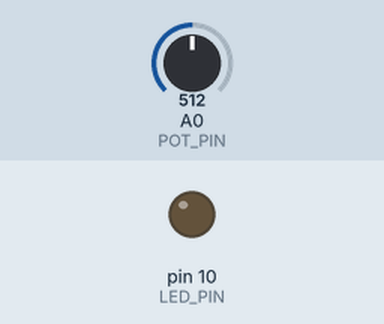
Bench run of a sketch on a simulated Arduino Uno, built with avr-gcc and run on an emulated ATmega328P. Parts: output pins drawn as LEDs (lit = HIGH). Dashed ring = blinking. The inputs (shaded band) are chosen by the test bench; at power-on: A0 (POT_PIN) = 512. What the sketch prints to the serial monitor is not drawn.

Above: at 0.1 s.
At 1.2 s:
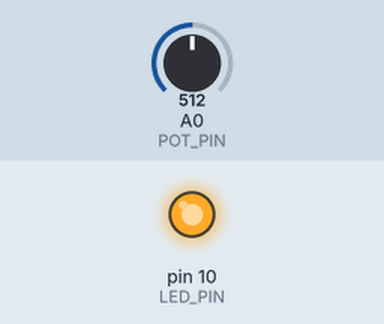
1.3 s: A0 (POT_PIN) set to 122
At 1.43 s:
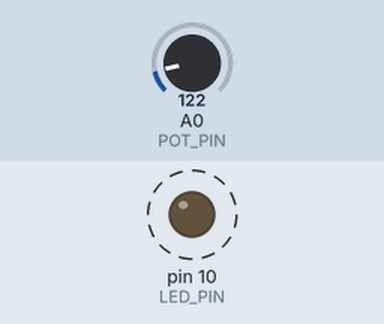
4.3 s: A0 (POT_PIN) set to 306
Timing chart, 0 to 34.2 s (numbered marks = the images above; inputs shaded):
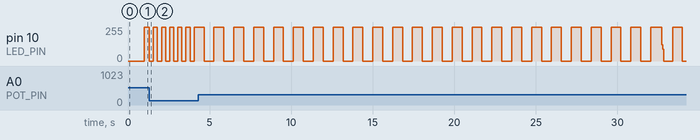

The sketch:

ReadAnalog-DigitalBlinkLED.ino
```cpp
/*
  ReadAnalog-DigitalBlinkLED

  Reads an analog input on pin A0,
  maps it to blinking rate from 0 - 5000 milliseconds,
  prints the result to the Serial Monitor,
  and blinks at LED at the rate.
  Attach the center pin of a potentiometer to pin A0, and the outside pins to +5V and ground.
  LED is attached to D10 with a 220 Ohm resistor to G
*/

const int POT_PIN = A0;
const int LED_PIN = 10;

// We want to constrain our possible LED value between 0 to 5000 milliseconds (5 seconds)
const int MIN_BLINK_MS = 10;
const int MAX_BLINK_MS = 2000;

// Current LED state's start time, starts at -1 since we have no time
int currentLEDStateStartTime = 0;

// State of the LED
bool isLEDOn = false;

// Current blink time
int blinkRateInMs = 0;

// the setup routine runs once when you press reset:
void setup() {
  // initialize serial communication at 9600 bits per second:
  Serial.begin(9600);

  // Set up Potentiometer pin for input
  pinMode(POT_PIN, INPUT);

  // Set up the LED for output, and turn it off
  pinMode(LED_PIN, OUTPUT);
  digitalWrite(LED_PIN, LOW);

  // Initialize our current state, if we just started the arduino
  currentLEDStateStartTime = millis();
  isLEDOn = false;

}

// the loop routine runs over and over again forever:
void loop() {
  // Update our blinking rate based on the potentiometer
  updateBlinkTime();

  // Updates our LED's on/off state based on our blink time
  updateLEDState();

  // Print out the blink rate to serial
  Serial.println(blinkRateInMs);
  // Serial.println("Min:0,Max:5000");
}

// Handles updating our Blink Time in MS
void updateBlinkTime() {
  // Get current Pot value, returns value from 0 -> 1023
  int currentPotValue = analogRead(POT_PIN);
  // Map pot value (0->1023) to our blink rate (0 -> 5000) - using Arduino Library fxn called map
  blinkRateInMs = map(currentPotValue,
                    0, 1023,
                    MIN_BLINK_MS, MAX_BLINK_MS);
}

// Handles updating our LED state if necessary using millis() for timing
// Two possibilties, LED is on or it is off...
void updateLEDState() {
  int currentTime = millis();
  bool isTimeForStateChange = (currentLEDStateStartTime + blinkRateInMs) <= currentTime;
  if (isTimeForStateChange) {
    if (isLEDOn) {
        // LED is currently ON, we need to switch it to OFF
        digitalWrite(LED_PIN, LOW);
        // Now update the state to be off, and update our state time
        isLEDOn = false;
        currentLEDStateStartTime = millis();
      } else {
        // LED is currently OFF, so we need to switch it to ON
        digitalWrite(LED_PIN, HIGH);
        // Now update the state to be off, and update our state time
        isLEDOn = true;
        currentLEDStateStartTime = millis();
      }
  }
}
```
